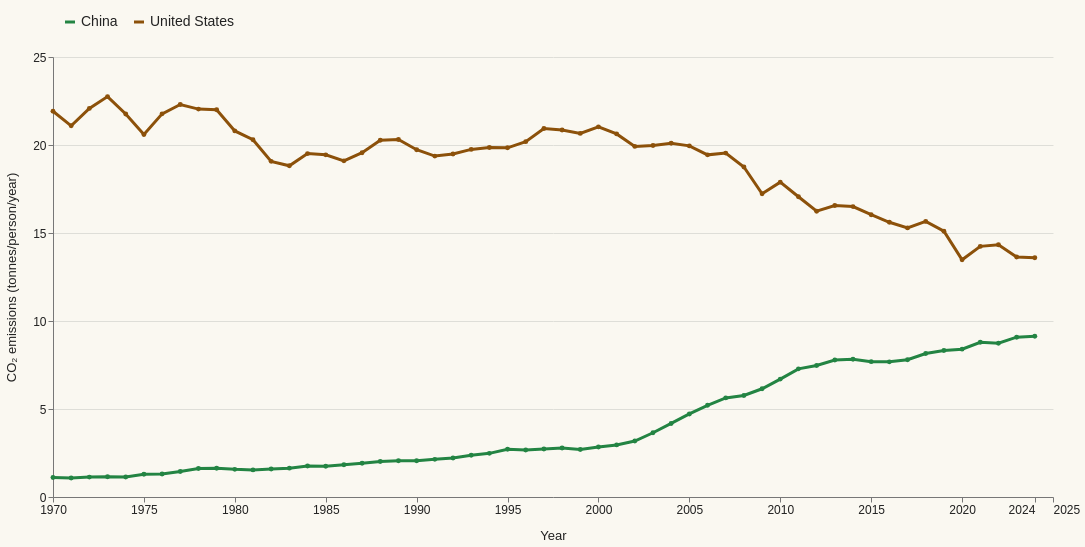

Express this chart as Vega-Lite.
### Vega-Lite specification from a JSON file in a GitHub repository (floating-point values rounded to 4 significant figures)
{"$schema": "https://vega.github.io/schema/vega-lite/v5.json", "description": "Annual CO2 emissions per person in China and the United States, 1970–2024. All 55 annual observations per country are retained from china_co2_emissions_1970_2024.csv and us_co2_emissions_1970_2024.csv, sourced from Worldometer country history tables. The x-axis extends to 2025 with five-year ticks and an additional 2024 label. Observations stop at 2024; no 2025 data are inferred.", "width": 1000, "height": 440, "background": "#faf8f1", "data": {"values": [{"country": "China", "year": 1970, "co2_per_capita_tonnes": 1.11}, {"country": "China", "year": 1971, "co2_per_capita_tonnes": 1.08}, {"country": "China", "year": 1972, "co2_per_capita_tonnes": 1.13}, {"country": "China", "year": 1973, "co2_per_capita_tonnes": 1.15}, {"country": "China", "year": 1974, "co2_per_capita_tonnes": 1.14}, {"country": "China", "year": 1975, "co2_per_capita_tonnes": 1.29}, {"country": "China", "year": 1976, "co2_per_capita_tonnes": 1.31}, {"country": "China", "year": 1977, "co2_per_capita_tonnes": 1.45}, {"country": "China", "year": 1978, "co2_per_capita_tonnes": 1.62}, {"country": "China", "year": 1979, "co2_per_capita_tonnes": 1.63}, {"country": "China", "year": 1980, "co2_per_capita_tonnes": 1.57}, {"country": "China", "year": 1981, "co2_per_capita_tonnes": 1.54}, {"country": "China", "year": 1982, "co2_per_capita_tonnes": 1.59}, {"country": "China", "year": 1983, "co2_per_capita_tonnes": 1.64}, {"country": "China", "year": 1984, "co2_per_capita_tonnes": 1.76}, {"country": "China", "year": 1985, "co2_per_capita_tonnes": 1.75}, {"country": "China", "year": 1986, "co2_per_capita_tonnes": 1.83}, {"country": "China", "year": 1987, "co2_per_capita_tonnes": 1.92}, {"country": "China", "year": 1988, "co2_per_capita_tonnes": 2.02}, {"country": "China", "year": 1989, "co2_per_capita_tonnes": 2.06}, {"country": "China", "year": 1990, "co2_per_capita_tonnes": 2.06}, {"country": "China", "year": 1991, "co2_per_capita_tonnes": 2.14}, {"country": "China", "year": 1992, "co2_per_capita_tonnes": 2.22}, {"country": "China", "year": 1993, "co2_per_capita_tonnes": 2.37}, {"country": "China", "year": 1994, "co2_per_capita_tonnes": 2.48}, {"country": "China", "year": 1995, "co2_per_capita_tonnes": 2.71}, {"country": "China", "year": 1996, "co2_per_capita_tonnes": 2.67}, {"country": "China", "year": 1997, "co2_per_capita_tonnes": 2.73}, {"country": "China", "year": 1998, "co2_per_capita_tonnes": 2.78}, {"country": "China", "year": 1999, "co2_per_capita_tonnes": 2.7}, {"country": "China", "year": 2000, "co2_per_capita_tonnes": 2.84}, {"country": "China", "year": 2001, "co2_per_capita_tonnes": 2.96}, {"country": "China", "year": 2002, "co2_per_capita_tonnes": 3.18}, {"country": "China", "year": 2003, "co2_per_capita_tonnes": 3.65}, {"country": "China", "year": 2004, "co2_per_capita_tonnes": 4.18}, {"country": "China", "year": 2005, "co2_per_capita_tonnes": 4.72}, {"country": "China", "year": 2006, "co2_per_capita_tonnes": 5.21}, {"country": "China", "year": 2007, "co2_per_capita_tonnes": 5.63}, {"country": "China", "year": 2008, "co2_per_capita_tonnes": 5.77}, {"country": "China", "year": 2009, "co2_per_capita_tonnes": 6.15}, {"country": "China", "year": 2010, "co2_per_capita_tonnes": 6.7}, {"country": "China", "year": 2011, "co2_per_capita_tonnes": 7.28}, {"country": "China", "year": 2012, "co2_per_capita_tonnes": 7.47}, {"country": "China", "year": 2013, "co2_per_capita_tonnes": 7.78}, {"country": "China", "year": 2014, "co2_per_capita_tonnes": 7.83}, {"country": "China", "year": 2015, "co2_per_capita_tonnes": 7.69}, {"country": "China", "year": 2016, "co2_per_capita_tonnes": 7.68}, {"country": "China", "year": 2017, "co2_per_capita_tonnes": 7.8}, {"country": "China", "year": 2018, "co2_per_capita_tonnes": 8.15}, {"country": "China", "year": 2019, "co2_per_capita_tonnes": 8.32}, {"country": "China", "year": 2020, "co2_per_capita_tonnes": 8.4}, {"country": "China", "year": 2021, "co2_per_capita_tonnes": 8.79}, {"country": "China", "year": 2022, "co2_per_capita_tonnes": 8.74}, {"country": "China", "year": 2023, "co2_per_capita_tonnes": 9.08}, {"country": "China", "year": 2024, "co2_per_capita_tonnes": 9.13}, {"country": "United States", "year": 1970, "co2_per_capita_tonnes": 21.92}, {"country": "United States", "year": 1971, "co2_per_capita_tonnes": 21.09}, {"country": "United States", "year": 1972, "co2_per_capita_tonnes": 22.08}, {"country": "United States", "year": 1973, "co2_per_capita_tonnes": 22.75}, {"country": "United States", "year": 1974, "co2_per_capita_tonnes": 21.76}, {"country": "United States", "year": 1975, "co2_per_capita_tonnes": 20.6}, {"country": "United States", "year": 1976, "co2_per_capita_tonnes": 21.77}, {"country": "United States", "year": 1977, "co2_per_capita_tonnes": 22.3}, {"country": "United States", "year": 1978, "co2_per_capita_tonnes": 22.04}, {"country": "United States", "year": 1979, "co2_per_capita_tonnes": 22}, {"country": "United States", "year": 1980, "co2_per_capita_tonnes": 20.8}, {"country": "United States", "year": 1981, "co2_per_capita_tonnes": 20.3}, {"country": "United States", "year": 1982, "co2_per_capita_tonnes": 19.07}, {"country": "United States", "year": 1983, "co2_per_capita_tonnes": 18.82}, {"country": "United States", "year": 1984, "co2_per_capita_tonnes": 19.51}, {"country": "United States", "year": 1985, "co2_per_capita_tonnes": 19.44}, {"country": "United States", "year": 1986, "co2_per_capita_tonnes": 19.1}, {"country": "United States", "year": 1987, "co2_per_capita_tonnes": 19.56}, {"country": "United States", "year": 1988, "co2_per_capita_tonnes": 20.27}, {"country": "United States", "year": 1989, "co2_per_capita_tonnes": 20.31}, {"country": "United States", "year": 1990, "co2_per_capita_tonnes": 19.73}, {"country": "United States", "year": 1991, "co2_per_capita_tonnes": 19.37}, {"country": "United States", "year": 1992, "co2_per_capita_tonnes": 19.49}, {"country": "United States", "year": 1993, "co2_per_capita_tonnes": 19.75}, {"country": "United States", "year": 1994, "co2_per_capita_tonnes": 19.86}, {"country": "United States", "year": 1995, "co2_per_capita_tonnes": 19.84}, {"country": "United States", "year": 1996, "co2_per_capita_tonnes": 20.19}, {"country": "United States", "year": 1997, "co2_per_capita_tonnes": 20.94}, {"country": "United States", "year": 1998, "co2_per_capita_tonnes": 20.85}, {"country": "United States", "year": 1999, "co2_per_capita_tonnes": 20.66}, {"country": "United States", "year": 2000, "co2_per_capita_tonnes": 21.03}, {"country": "United States", "year": 2001, "co2_per_capita_tonnes": 20.63}, {"country": "United States", "year": 2002, "co2_per_capita_tonnes": 19.92}, {"country": "United States", "year": 2003, "co2_per_capita_tonnes": 19.97}, {"country": "United States", "year": 2004, "co2_per_capita_tonnes": 20.1}, {"country": "United States", "year": 2005, "co2_per_capita_tonnes": 19.95}, {"country": "United States", "year": 2006, "co2_per_capita_tonnes": 19.44}, {"country": "United States", "year": 2007, "co2_per_capita_tonnes": 19.54}, {"country": "United States", "year": 2008, "co2_per_capita_tonnes": 18.75}, {"country": "United States", "year": 2009, "co2_per_capita_tonnes": 17.23}, {"country": "United States", "year": 2010, "co2_per_capita_tonnes": 17.89}, {"country": "United States", "year": 2011, "co2_per_capita_tonnes": 17.06}, {"country": "United States", "year": 2012, "co2_per_capita_tonnes": 16.24}, {"country": "United States", "year": 2013, "co2_per_capita_tonnes": 16.56}, {"country": "United States", "year": 2014, "co2_per_capita_tonnes": 16.5}, {"country": "United States", "year": 2015, "co2_per_capita_tonnes": 16.04}, {"country": "United States", "year": 2016, "co2_per_capita_tonnes": 15.61}, {"country": "United States", "year": 2017, "co2_per_capita_tonnes": 15.29}, {"country": "United States", "year": 2018, "co2_per_capita_tonnes": 15.66}, {"country": "United States", "year": 2019, "co2_per_capita_tonnes": 15.1}, {"country": "United States", "year": 2020, "co2_per_capita_tonnes": 13.48}, {"country": "United States", "year": 2021, "co2_per_capita_tonnes": 14.24}, {"country": "United States", "year": 2022, "co2_per_capita_tonnes": 14.33}, {"country": "United States", "year": 2023, "co2_per_capita_tonnes": 13.64}, {"country": "United States", "year": 2024, "co2_per_capita_tonnes": 13.59}]}, "mark": {"type": "line", "strokeWidth": 3, "interpolate": "linear", "point": {"filled": true, "size": 24}}, "encoding": {"x": {"field": "year", "type": "quantitative", "title": "Year", "scale": {"domain": [1970, 2025], "nice": false, "zero": false}, "axis": {"values": [1970, 1975, 1980, 1985, 1990, 1995, 2000, 2005, 2010, 2015, 2020, 2024, 2025], "format": "d", "labelAngle": 0, "grid": false, "labelOverlap": false, "labelFlush": false, "labelAlign": {"expr": "datum.value === 2024 ? 'right' : datum.value === 2025 ? 'left' : 'center'"}}}, "y": {"field": "co2_per_capita_tonnes", "type": "quantitative", "title": "CO₂ emissions (tonnes/person/year)", "scale": {"domain": [0, 25], "nice": false}, "axis": {"values": [0, 5, 10, 15, 20, 25], "grid": true}}, "color": {"field": "country", "type": "nominal", "scale": {"domain": ["China", "United States"], "range": ["#238443", "#8c510a"]}, "legend": {"title": null, "orient": "top", "direction": "horizontal", "symbolType": "stroke", "symbolStrokeWidth": 3}}, "order": {"field": "year", "type": "quantitative"}, "tooltip": [{"field": "country", "type": "nominal", "title": "Country"}, {"field": "year", "type": "quantitative", "title": "Year", "format": "d"}, {"field": "co2_per_capita_tonnes", "type": "quantitative", "title": "CO₂ (tonnes/person/year)", "format": ".2f"}]}, "config": {"font": "Arial", "view": {"stroke": null}, "axis": {"labelFontSize": 12, "labelColor": "#222", "titleFontSize": 13, "titleFontWeight": 400, "titleColor": "#222", "titlePadding": 14, "gridColor": "#deded8", "domainColor": "#777", "tickColor": "#777"}, "legend": {"labelFontSize": 14, "labelColor": "#222", "padding": 10}}}
